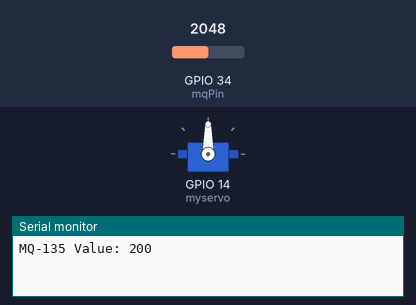
The sketch below on a simulated ESP32. Parts: servo, the last lines printed to the serial monitor. The inputs (shaded band) are chosen by the test bench; at power-on: GPIO 34 (mqPin) = 2048.

Above: at 0.1 s.
At 1.1 s:
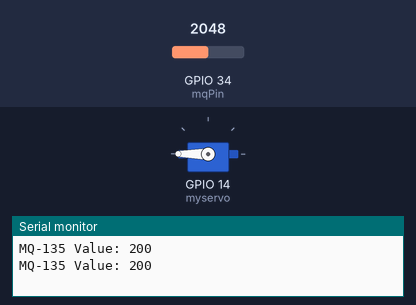
Timing chart, 0 to 2.6 s (numbered marks = the images above):
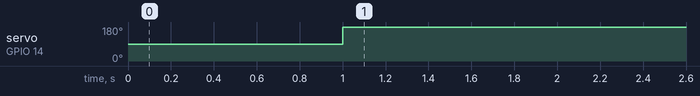

Measured:
- by itself, servo on GPIO 14 (myservo): 90° → 180° at 1.0 s

The sketch:

chasis.ino
```cpp
#include <ESP32Servo.h>
const int mqPin = 34; // Analog pin connected to MQ-135 AO
Servo myservo;
void setup() {
  Serial.begin(115200); // Start serial communication
  pinMode(mqPin, INPUT);
  myservo.attach(14);
}

void loop() {
  int sensorValue = analogRead(mqPin); // Read the analog value (0 - 4095 on ESP32)
  Serial.print("MQ-135 Value: ");
  Serial.println(map(sensorValue, 0,1023, 0,100));

  delay(1000); // Wait 1 second between readings

  if (sensorValue <=50 ){
    myservo.write(90);
    delay(3000);
  }
  else{
    myservo.write(180);
  }
}
```
